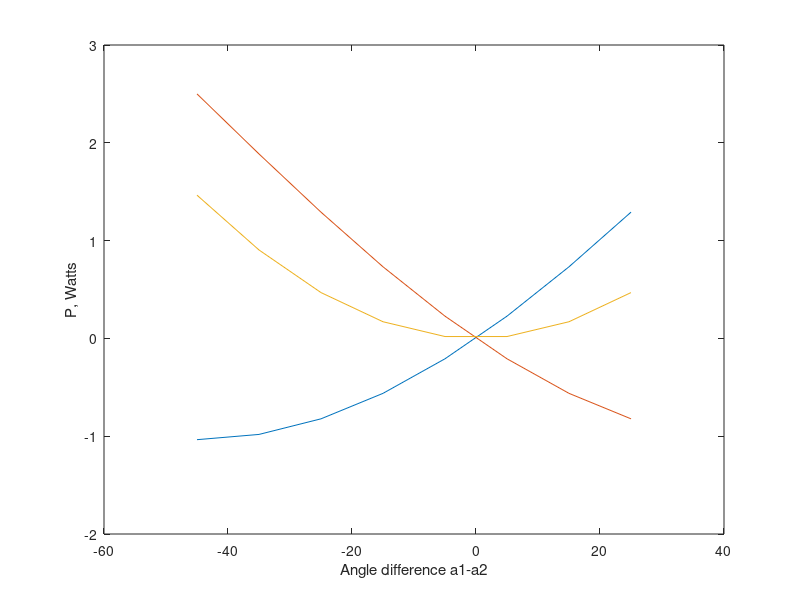

Write the MATLAB code that produced this figure.
E1 = input ('Source # 1 Voltage Mag. = ');
a1 = input ('Source # 1 Phase Angle = ');
E2 = input('Source # 2 Voltage Mag. = '); 
a2 = input('Source # 2 Phase Angle = ');
R = input('Line Resistance = '); 
X = input('Line Reactance = ');
Z = R +j*X;   % Line impedance
a1= (-40:10:30)';  
a1r = a1*pi/180;  % Convert degree to radian
k = length(a1);
a2 = ones(k, 1)*a2;  % Create col. array of same length for a2
a2r = a2*pi/180; % Convert degree to radian
V1 = E1*cos (a1r)+j*E1*sin(a1r);
V2 = E2*cos (a2r)+j*E2*sin(a2r);
I12 = (V1-V2)./Z; I21=-I12;
S1 = V1.*conj(I12);
P1= real(S1); Q1= imag(S1);
S2 = V2.*conj(I21); 
P2= real(S2); Q2 = imag(S2); 
SL = S1+S2; 
PL = real(SL); QL = imag(SL);
A=a1-a2;
Result1 = [A, P1, P2, PL];
disp(' A   P-1   P-2   P-L')
disp(Result1)
plot (A, P1, A, P2, A,PL)
xlabel('Angle difference a1-a2')
ylabel(' P, Watts ');